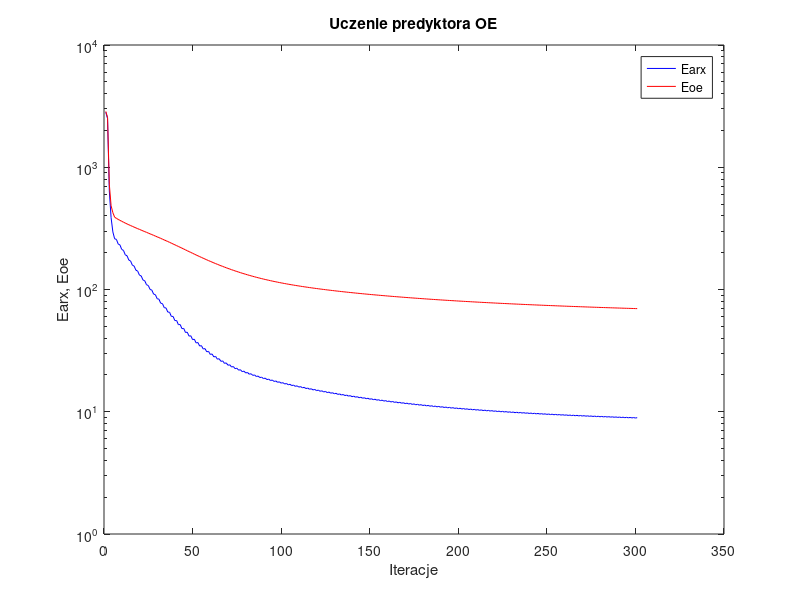
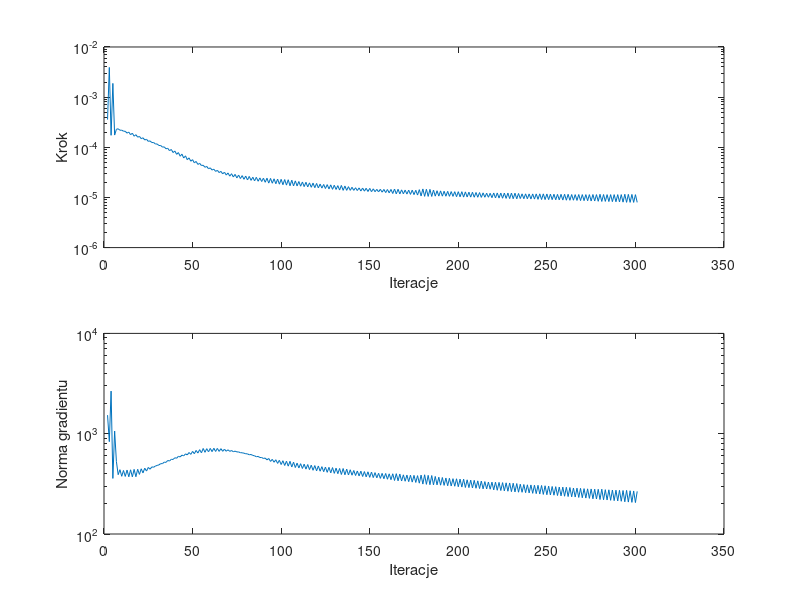

Write the MATLAB code that produced these figures, in order.
%uczenie predyktora oe
clear all;
n=0; farx(n+1)=2.819380e+003; foe(n+1)=2.861655e+003; wspucz(n+1)=0.000000e+000; ng(n+1)=0.000000e+000;
n=1; farx(n+1)=2.504432e+003; foe(n+1)=2.561575e+003; krok(n+1)=3.569431e-004; ng(n+1)=1.531082e+003;
n=2; farx(n+1)=6.400517e+002; foe(n+1)=7.239634e+002; krok(n+1)=3.912002e-003; ng(n+1)=8.338464e+002;
n=3; farx(n+1)=3.868043e+002; foe(n+1)=4.846095e+002; krok(n+1)=1.733806e-004; ng(n+1)=2.658385e+003;
n=4; farx(n+1)=2.958689e+002; foe(n+1)=4.250275e+002; krok(n+1)=1.879251e-003; ng(n+1)=3.582709e+002;
n=5; farx(n+1)=2.599340e+002; foe(n+1)=3.908056e+002; krok(n+1)=1.752601e-004; ng(n+1)=1.062923e+003;
n=6; farx(n+1)=2.571129e+002; foe(n+1)=3.819219e+002; krok(n+1)=2.285820e-004; ng(n+1)=5.276463e+002;
n=7; farx(n+1)=2.358170e+002; foe(n+1)=3.746529e+002; krok(n+1)=2.337468e-004; ng(n+1)=3.903267e+002;
n=8; farx(n+1)=2.313774e+002; foe(n+1)=3.679130e+002; krok(n+1)=2.186990e-004; ng(n+1)=4.377476e+002;
n=9; farx(n+1)=2.128091e+002; foe(n+1)=3.614254e+002; krok(n+1)=2.197532e-004; ng(n+1)=3.761673e+002;
n=10; farx(n+1)=2.086609e+002; foe(n+1)=3.553713e+002; krok(n+1)=2.093774e-004; ng(n+1)=4.300196e+002;
n=11; farx(n+1)=1.922706e+002; foe(n+1)=3.495183e+002; krok(n+1)=2.084136e-004; ng(n+1)=3.748880e+002;
n=12; farx(n+1)=1.887321e+002; foe(n+1)=3.440152e+002; krok(n+1)=1.915864e-004; ng(n+1)=4.337742e+002;
n=13; farx(n+1)=1.741806e+002; foe(n+1)=3.386527e+002; krok(n+1)=2.007909e-004; ng(n+1)=3.719057e+002;
n=14; farx(n+1)=1.711036e+002; foe(n+1)=3.335782e+002; krok(n+1)=1.784716e-004; ng(n+1)=4.364789e+002;
n=15; farx(n+1)=1.581086e+002; foe(n+1)=3.286015e+002; krok(n+1)=1.906434e-004; ng(n+1)=3.716259e+002;
n=16; farx(n+1)=1.554532e+002; foe(n+1)=3.238569e+002; krok(n+1)=1.662532e-004; ng(n+1)=4.408789e+002;
n=17; farx(n+1)=1.438830e+002; foe(n+1)=3.191785e+002; krok(n+1)=1.784716e-004; ng(n+1)=3.724673e+002;
n=18; farx(n+1)=1.415014e+002; foe(n+1)=3.146918e+002; krok(n+1)=1.592395e-004; ng(n+1)=4.417760e+002;
n=19; farx(n+1)=1.311201e+002; foe(n+1)=3.102556e+002; krok(n+1)=1.646626e-004; ng(n+1)=3.930632e+002;
n=20; farx(n+1)=1.290605e+002; foe(n+1)=3.059625e+002; krok(n+1)=1.487962e-004; ng(n+1)=4.467832e+002;
n=21; farx(n+1)=1.196667e+002; foe(n+1)=3.016999e+002; krok(n+1)=1.547514e-004; ng(n+1)=4.065530e+002;
n=22; farx(n+1)=1.179007e+002; foe(n+1)=2.975531e+002; krok(n+1)=1.399515e-004; ng(n+1)=4.530639e+002;
n=23; farx(n+1)=1.093540e+002; foe(n+1)=2.934262e+002; krok(n+1)=1.445224e-004; ng(n+1)=4.241338e+002;
n=24; farx(n+1)=1.078731e+002; foe(n+1)=2.893883e+002; krok(n+1)=1.312842e-004; ng(n+1)=4.609441e+002;
n=25; farx(n+1)=1.001017e+002; foe(n+1)=2.853650e+002; krok(n+1)=1.340733e-004; ng(n+1)=4.424333e+002;
n=26; farx(n+1)=9.884302e+001; foe(n+1)=2.814091e+002; krok(n+1)=1.241749e-004; ng(n+1)=4.667931e+002;
n=27; farx(n+1)=9.171344e+001; foe(n+1)=2.774663e+002; krok(n+1)=1.246876e-004; ng(n+1)=4.628616e+002;
n=28; farx(n+1)=9.069705e+001; foe(n+1)=2.735706e+002; krok(n+1)=1.162937e-004; ng(n+1)=4.758521e+002;
n=29; farx(n+1)=8.412068e+001; foe(n+1)=2.696900e+002; krok(n+1)=1.164634e-004; ng(n+1)=4.825635e+002;
n=30; farx(n+1)=8.333532e+001; foe(n+1)=2.658402e+002; krok(n+1)=1.085565e-004; ng(n+1)=4.890469e+002;
n=31; farx(n+1)=7.725894e+001; foe(n+1)=2.620114e+002; krok(n+1)=1.085565e-004; ng(n+1)=5.028873e+002;
n=32; farx(n+1)=7.667379e+001; foe(n+1)=2.581994e+002; krok(n+1)=1.007837e-004; ng(n+1)=5.026398e+002;
n=33; farx(n+1)=7.103816e+001; foe(n+1)=2.544150e+002; krok(n+1)=1.018531e-004; ng(n+1)=5.209659e+002;
n=34; farx(n+1)=7.064154e+001; foe(n+1)=2.506381e+002; krok(n+1)=9.345155e-005; ng(n+1)=5.176894e+002;
n=35; farx(n+1)=6.540378e+001; foe(n+1)=2.468991e+002; krok(n+1)=9.531131e-005; ng(n+1)=5.408872e+002;
n=36; farx(n+1)=6.517420e+001; foe(n+1)=2.431596e+002; krok(n+1)=8.559513e-005; ng(n+1)=5.339601e+002;
n=37; farx(n+1)=6.028122e+001; foe(n+1)=2.394627e+002; krok(n+1)=9.050205e-005; ng(n+1)=5.558584e+002;
n=38; farx(n+1)=6.022093e+001; foe(n+1)=2.357631e+002; krok(n+1)=7.846985e-005; ng(n+1)=5.534848e+002;
n=39; farx(n+1)=5.569086e+001; foe(n+1)=2.321232e+002; krok(n+1)=8.423045e-005; ng(n+1)=5.756455e+002;
n=40; farx(n+1)=5.574212e+001; foe(n+1)=2.284801e+002; krok(n+1)=7.240622e-005; ng(n+1)=5.692133e+002;
n=41; farx(n+1)=5.154693e+001; foe(n+1)=2.249084e+002; krok(n+1)=7.847260e-005; ng(n+1)=5.952267e+002;
n=42; farx(n+1)=5.169424e+001; foe(n+1)=2.213339e+002; krok(n+1)=6.630174e-005; ng(n+1)=5.862165e+002;
n=43; farx(n+1)=4.783100e+001; foe(n+1)=2.178382e+002; krok(n+1)=7.309947e-005; ng(n+1)=6.117407e+002;
n=44; farx(n+1)=4.804591e+001; foe(n+1)=2.143514e+002; krok(n+1)=6.106065e-005; ng(n+1)=6.012567e+002;
n=45; farx(n+1)=4.450707e+001; foe(n+1)=2.109498e+002; krok(n+1)=6.756687e-005; ng(n+1)=6.296632e+002;
n=46; farx(n+1)=4.476869e+001; foe(n+1)=2.075697e+002; krok(n+1)=5.658127e-005; ng(n+1)=6.144292e+002;
n=47; farx(n+1)=4.155994e+001; foe(n+1)=2.042803e+002; krok(n+1)=6.158863e-005; ng(n+1)=6.492608e+002;
n=48; farx(n+1)=4.183151e+001; foe(n+1)=2.010289e+002; krok(n+1)=5.275049e-005; ng(n+1)=6.221532e+002;
n=49; farx(n+1)=3.891514e+001; foe(n+1)=1.978593e+002; krok(n+1)=5.665485e-005; ng(n+1)=6.660351e+002;
n=50; farx(n+1)=3.920161e+001; foe(n+1)=1.947439e+002; krok(n+1)=4.899400e-005; ng(n+1)=6.316816e+002;
n=51; farx(n+1)=3.655702e+001; foe(n+1)=1.917021e+002; krok(n+1)=5.219632e-005; ng(n+1)=6.810432e+002;
n=52; farx(n+1)=3.684907e+001; foe(n+1)=1.887320e+002; krok(n+1)=4.554340e-005; ng(n+1)=6.418234e+002;
n=53; farx(n+1)=3.447143e+001; foe(n+1)=1.858223e+002; krok(n+1)=4.789661e-005; ng(n+1)=6.931911e+002;
n=54; farx(n+1)=3.475547e+001; foe(n+1)=1.830066e+002; krok(n+1)=4.334515e-005; ng(n+1)=6.448553e+002;
n=55; farx(n+1)=3.259980e+001; foe(n+1)=1.802347e+002; krok(n+1)=4.381503e-005; ng(n+1)=7.122765e+002;
n=56; farx(n+1)=3.287113e+001; foe(n+1)=1.775715e+002; krok(n+1)=3.990378e-005; ng(n+1)=6.524794e+002;
n=57; farx(n+1)=3.092547e+001; foe(n+1)=1.749287e+002; krok(n+1)=4.156331e-005; ng(n+1)=7.092530e+002;
n=58; farx(n+1)=3.119278e+001; foe(n+1)=1.724175e+002; krok(n+1)=3.731275e-005; ng(n+1)=6.599427e+002;
n=59; farx(n+1)=2.943749e+001; foe(n+1)=1.699064e+002; krok(n+1)=3.886698e-005; ng(n+1)=7.133355e+002;
n=60; farx(n+1)=2.969340e+001; foe(n+1)=1.675447e+002; krok(n+1)=3.519674e-005; ng(n+1)=6.624119e+002;
n=61; farx(n+1)=2.810462e+001; foe(n+1)=1.651622e+002; krok(n+1)=3.655818e-005; ng(n+1)=7.158425e+002;
n=62; farx(n+1)=2.835019e+001; foe(n+1)=1.629445e+002; krok(n+1)=3.309055e-005; ng(n+1)=6.653306e+002;
n=63; farx(n+1)=2.691251e+001; foe(n+1)=1.606863e+002; krok(n+1)=3.468782e-005; ng(n+1)=7.130498e+002;
n=64; farx(n+1)=2.714798e+001; foe(n+1)=1.586064e+002; krok(n+1)=3.131976e-005; ng(n+1)=6.661508e+002;
n=65; farx(n+1)=2.584105e+001; foe(n+1)=1.564682e+002; krok(n+1)=3.307838e-005; ng(n+1)=7.095504e+002;
n=66; farx(n+1)=2.606777e+001; foe(n+1)=1.545189e+002; krok(n+1)=2.952483e-005; ng(n+1)=6.677019e+002;
n=67; farx(n+1)=2.487816e+001; foe(n+1)=1.524964e+002; krok(n+1)=3.185663e-005; ng(n+1)=7.009687e+002;
n=68; farx(n+1)=2.509747e+001; foe(n+1)=1.506702e+002; krok(n+1)=2.793956e-005; ng(n+1)=6.683442e+002;
n=69; farx(n+1)=2.401247e+001; foe(n+1)=1.487587e+002; krok(n+1)=3.076170e-005; ng(n+1)=6.911584e+002;
n=70; farx(n+1)=2.422402e+001; foe(n+1)=1.470479e+002; krok(n+1)=2.657240e-005; ng(n+1)=6.666788e+002;
n=71; farx(n+1)=2.323361e+001; foe(n+1)=1.452430e+002; krok(n+1)=2.973907e-005; ng(n+1)=6.800124e+002;
n=72; farx(n+1)=2.343743e+001; foe(n+1)=1.436400e+002; krok(n+1)=2.556688e-005; ng(n+1)=6.611566e+002;
n=73; farx(n+1)=2.252550e+001; foe(n+1)=1.419372e+002; krok(n+1)=2.885108e-005; ng(n+1)=6.703202e+002;
n=74; farx(n+1)=2.272505e+001; foe(n+1)=1.404347e+002; krok(n+1)=2.449700e-005; ng(n+1)=6.581760e+002;
n=75; farx(n+1)=2.188875e+001; foe(n+1)=1.388296e+002; krok(n+1)=2.793956e-005; ng(n+1)=6.577886e+002;
n=76; farx(n+1)=2.207951e+001; foe(n+1)=1.374207e+002; krok(n+1)=2.383042e-005; ng(n+1)=6.465926e+002;
n=77; farx(n+1)=2.130490e+001; foe(n+1)=1.359089e+002; krok(n+1)=2.722915e-005; ng(n+1)=6.457179e+002;
n=78; farx(n+1)=2.149118e+001; foe(n+1)=1.345870e+002; krok(n+1)=2.302585e-005; ng(n+1)=6.390941e+002;
n=79; farx(n+1)=2.077229e+001; foe(n+1)=1.331642e+002; krok(n+1)=2.665214e-005; ng(n+1)=6.314288e+002;
n=80; farx(n+1)=2.095351e+001; foe(n+1)=1.319231e+002; krok(n+1)=2.230894e-005; ng(n+1)=6.293422e+002;
n=81; farx(n+1)=2.028242e+001; foe(n+1)=1.305849e+002; krok(n+1)=2.624535e-005; ng(n+1)=6.160562e+002;
n=82; farx(n+1)=2.046407e+001; foe(n+1)=1.294189e+002; krok(n+1)=2.190752e-005; ng(n+1)=6.206697e+002;
n=83; farx(n+1)=1.983652e+001; foe(n+1)=1.281619e+002; krok(n+1)=2.533263e-005; ng(n+1)=6.072274e+002;
n=84; farx(n+1)=2.000882e+001; foe(n+1)=1.270656e+002; krok(n+1)=2.139878e-005; ng(n+1)=6.026247e+002;
n=85; farx(n+1)=1.941796e+001; foe(n+1)=1.258846e+002; krok(n+1)=2.519594e-005; ng(n+1)=5.884301e+002;
n=86; farx(n+1)=1.959207e+001; foe(n+1)=1.248529e+002; krok(n+1)=2.102242e-005; ng(n+1)=5.940963e+002;
n=87; farx(n+1)=1.903240e+001; foe(n+1)=1.237449e+002; krok(n+1)=2.451149e-005; ng(n+1)=5.783643e+002;
n=88; farx(n+1)=1.920385e+001; foe(n+1)=1.227732e+002; krok(n+1)=2.077412e-005; ng(n+1)=5.789314e+002;
n=89; farx(n+1)=1.866753e+001; foe(n+1)=1.217338e+002; krok(n+1)=2.418894e-005; ng(n+1)=5.662362e+002;
n=90; farx(n+1)=1.883849e+001; foe(n+1)=1.208175e+002; krok(n+1)=2.006817e-005; ng(n+1)=5.717400e+002;
n=91; farx(n+1)=1.832445e+001; foe(n+1)=1.198411e+002; krok(n+1)=2.418894e-005; ng(n+1)=5.483998e+002;
n=92; farx(n+1)=1.849468e+001; foe(n+1)=1.189755e+002; krok(n+1)=1.931405e-005; ng(n+1)=5.662291e+002;
n=93; farx(n+1)=1.800659e+001; foe(n+1)=1.180566e+002; krok(n+1)=2.394830e-005; ng(n+1)=5.295223e+002;
n=94; farx(n+1)=1.817407e+001; foe(n+1)=1.172394e+002; krok(n+1)=1.920477e-005; ng(n+1)=5.550000e+002;
n=95; farx(n+1)=1.770137e+001; foe(n+1)=1.163771e+002; krok(n+1)=2.352777e-005; ng(n+1)=5.192668e+002;
n=96; farx(n+1)=1.786834e+001; foe(n+1)=1.156035e+002; krok(n+1)=1.875506e-005; ng(n+1)=5.499158e+002;
n=97; farx(n+1)=1.741209e+001; foe(n+1)=1.147919e+002; krok(n+1)=2.322634e-005; ng(n+1)=5.057094e+002;
n=98; farx(n+1)=1.757731e+001; foe(n+1)=1.140590e+002; krok(n+1)=1.837798e-005; ng(n+1)=5.429462e+002;
n=99; farx(n+1)=1.713499e+001; foe(n+1)=1.132940e+002; krok(n+1)=2.296532e-005; ng(n+1)=4.927523e+002;
n=100; farx(n+1)=1.729850e+001; foe(n+1)=1.125983e+002; krok(n+1)=1.792006e-005; ng(n+1)=5.377687e+002;
n=101; farx(n+1)=1.687008e+001; foe(n+1)=1.118754e+002; krok(n+1)=2.273062e-005; ng(n+1)=4.820982e+002;
n=102; farx(n+1)=1.703235e+001; foe(n+1)=1.112143e+002; krok(n+1)=1.761549e-005; ng(n+1)=5.317892e+002;
n=103; farx(n+1)=1.661232e+001; foe(n+1)=1.105316e+002; krok(n+1)=2.253084e-005; ng(n+1)=4.748101e+002;
n=104; farx(n+1)=1.677504e+001; foe(n+1)=1.099006e+002; krok(n+1)=1.707914e-005; ng(n+1)=5.307015e+002;
n=105; farx(n+1)=1.637006e+001; foe(n+1)=1.092529e+002; krok(n+1)=2.209045e-005; ng(n+1)=4.660592e+002;
n=106; farx(n+1)=1.652908e+001; foe(n+1)=1.086531e+002; krok(n+1)=1.695813e-005; ng(n+1)=5.203406e+002;
n=107; farx(n+1)=1.613801e+001; foe(n+1)=1.080396e+002; krok(n+1)=2.139878e-005; ng(n+1)=4.599432e+002;
n=108; farx(n+1)=1.629348e+001; foe(n+1)=1.074688e+002; krok(n+1)=1.697768e-005; ng(n+1)=5.088579e+002;
n=109; farx(n+1)=1.591153e+001; foe(n+1)=1.068876e+002; krok(n+1)=2.078166e-005; ng(n+1)=4.557610e+002;
n=110; farx(n+1)=1.606526e+001; foe(n+1)=1.063421e+002; krok(n+1)=1.675717e-005; ng(n+1)=5.023815e+002;
n=111; farx(n+1)=1.569252e+001; foe(n+1)=1.057890e+002; krok(n+1)=2.034511e-005; ng(n+1)=4.500763e+002;
n=112; farx(n+1)=1.584415e+001; foe(n+1)=1.052667e+002; krok(n+1)=1.645337e-005; ng(n+1)=4.967731e+002;
n=113; farx(n+1)=1.548000e+001; foe(n+1)=1.047386e+002; krok(n+1)=2.006817e-005; ng(n+1)=4.434228e+002;
n=114; farx(n+1)=1.563135e+001; foe(n+1)=1.042374e+002; krok(n+1)=1.621284e-005; ng(n+1)=4.926413e+002;
n=115; farx(n+1)=1.527678e+001; foe(n+1)=1.037332e+002; krok(n+1)=1.953303e-005; ng(n+1)=4.387529e+002;
n=116; farx(n+1)=1.542445e+001; foe(n+1)=1.032525e+002; krok(n+1)=1.595012e-005; ng(n+1)=4.853727e+002;
n=117; farx(n+1)=1.507842e+001; foe(n+1)=1.027689e+002; krok(n+1)=1.931405e-005; ng(n+1)=4.319240e+002;
n=118; farx(n+1)=1.522482e+001; foe(n+1)=1.023064e+002; krok(n+1)=1.567018e-005; ng(n+1)=4.811439e+002;
n=119; farx(n+1)=1.488663e+001; foe(n+1)=1.018424e+002; krok(n+1)=1.900886e-005; ng(n+1)=4.264524e+002;
n=120; farx(n+1)=1.503255e+001; foe(n+1)=1.013970e+002; krok(n+1)=1.549259e-005; ng(n+1)=4.767785e+002;
n=121; farx(n+1)=1.470333e+001; foe(n+1)=1.009519e+002; krok(n+1)=1.846630e-005; ng(n+1)=4.227651e+002;
n=122; farx(n+1)=1.484614e+001; foe(n+1)=1.005233e+002; krok(n+1)=1.535151e-005; ng(n+1)=4.693322e+002;
n=123; farx(n+1)=1.452449e+001; foe(n+1)=1.000951e+002; krok(n+1)=1.814366e-005; ng(n+1)=4.179859e+002;
n=124; farx(n+1)=1.466503e+001; foe(n+1)=9.968151e+001; krok(n+1)=1.507081e-005; ng(n+1)=4.646240e+002;
n=125; farx(n+1)=1.435002e+001; foe(n+1)=9.926833e+001; krok(n+1)=1.801245e-005; ng(n+1)=4.121006e+002;
n=126; farx(n+1)=1.448995e+001; foe(n+1)=9.886829e+001; krok(n+1)=1.477879e-005; ng(n+1)=4.620487e+002;
n=127; farx(n+1)=1.418119e+001; foe(n+1)=9.846946e+001; krok(n+1)=1.782680e-005; ng(n+1)=4.071167e+002;
n=128; farx(n+1)=1.432045e+001; foe(n+1)=9.808222e+001; krok(n+1)=1.451496e-005; ng(n+1)=4.592773e+002;
n=129; farx(n+1)=1.401970e+001; foe(n+1)=9.769689e+001; krok(n+1)=1.751338e-005; ng(n+1)=4.024581e+002;
n=130; farx(n+1)=1.415729e+001; foe(n+1)=9.732255e+001; krok(n+1)=1.442554e-005; ng(n+1)=4.534666e+002;
n=131; farx(n+1)=1.386210e+001; foe(n+1)=9.695065e+001; krok(n+1)=1.720017e-005; ng(n+1)=3.993781e+002;
n=132; farx(n+1)=1.399695e+001; foe(n+1)=9.658788e+001; krok(n+1)=1.404624e-005; ng(n+1)=4.501052e+002;
n=133; farx(n+1)=1.370746e+001; foe(n+1)=9.622612e+001; krok(n+1)=1.734391e-005; ng(n+1)=3.920241e+002;
n=134; farx(n+1)=1.384377e+001; foe(n+1)=9.587350e+001; krok(n+1)=1.384553e-005; ng(n+1)=4.496298e+002;
n=135; farx(n+1)=1.356142e+001; foe(n+1)=9.552403e+001; krok(n+1)=1.689172e-005; ng(n+1)=3.895180e+002;
n=136; farx(n+1)=1.369613e+001; foe(n+1)=9.518272e+001; krok(n+1)=1.384553e-005; ng(n+1)=4.433886e+002;
n=137; farx(n+1)=1.342052e+001; foe(n+1)=9.484499e+001; krok(n+1)=1.641052e-005; ng(n+1)=3.876720e+002;
n=138; farx(n+1)=1.355337e+001; foe(n+1)=9.451437e+001; krok(n+1)=1.384553e-005; ng(n+1)=4.370162e+002;
n=139; farx(n+1)=1.328489e+001; foe(n+1)=9.418742e+001; krok(n+1)=1.593982e-005; ng(n+1)=3.856379e+002;
n=140; farx(n+1)=1.341508e+001; foe(n+1)=9.386700e+001; krok(n+1)=1.384553e-005; ng(n+1)=4.299204e+002;
n=141; farx(n+1)=1.315249e+001; foe(n+1)=9.354992e+001; krok(n+1)=1.561223e-005; ng(n+1)=3.830541e+002;
n=142; farx(n+1)=1.328061e+001; foe(n+1)=9.323875e+001; krok(n+1)=1.372904e-005; ng(n+1)=4.249544e+002;
n=143; farx(n+1)=1.302242e+001; foe(n+1)=9.293069e+001; krok(n+1)=1.549259e-005; ng(n+1)=3.794033e+002;
n=144; farx(n+1)=1.314943e+001; foe(n+1)=9.262781e+001; krok(n+1)=1.344623e-005; ng(n+1)=4.230944e+002;
n=145; farx(n+1)=1.289753e+001; foe(n+1)=9.232782e+001; krok(n+1)=1.539716e-005; ng(n+1)=3.743508e+002;
n=146; farx(n+1)=1.302334e+001; foe(n+1)=9.203324e+001; krok(n+1)=1.334403e-005; ng(n+1)=4.191172e+002;
n=147; farx(n+1)=1.277549e+001; foe(n+1)=9.174164e+001; krok(n+1)=1.523649e-005; ng(n+1)=3.714507e+002;
n=148; farx(n+1)=1.290034e+001; foe(n+1)=9.145469e+001; krok(n+1)=1.312268e-005; ng(n+1)=4.169798e+002;
n=149; farx(n+1)=1.265740e+001; foe(n+1)=9.117060e+001; krok(n+1)=1.515663e-005; ng(n+1)=3.672444e+002;
n=150; farx(n+1)=1.278208e+001; foe(n+1)=9.089106e+001; krok(n+1)=1.302585e-005; ng(n+1)=4.144201e+002;
n=151; farx(n+1)=1.254451e+001; foe(n+1)=9.061485e+001; krok(n+1)=1.484241e-005; ng(n+1)=3.651005e+002;
n=152; farx(n+1)=1.266768e+001; foe(n+1)=9.034287e+001; krok(n+1)=1.302585e-005; ng(n+1)=4.091242e+002;
n=153; farx(n+1)=1.243572e+001; foe(n+1)=9.007419e+001; krok(n+1)=1.448879e-005; ng(n+1)=3.632542e+002;
n=154; farx(n+1)=1.255532e+001; foe(n+1)=8.980954e+001; krok(n+1)=1.290553e-005; ng(n+1)=4.029302e+002;
n=155; farx(n+1)=1.232722e+001; foe(n+1)=8.954725e+001; krok(n+1)=1.453926e-005; ng(n+1)=3.585011e+002;
n=156; farx(n+1)=1.244717e+001; foe(n+1)=8.928887e+001; krok(n+1)=1.273164e-005; ng(n+1)=4.022230e+002;
n=157; farx(n+1)=1.222209e+001; foe(n+1)=8.903326e+001; krok(n+1)=1.444886e-005; ng(n+1)=3.557791e+002;
n=158; farx(n+1)=1.234140e+001; foe(n+1)=8.878095e+001; krok(n+1)=1.250178e-005; ng(n+1)=4.011320e+002;
n=159; farx(n+1)=1.212102e+001; foe(n+1)=8.853132e+001; krok(n+1)=1.438760e-005; ng(n+1)=3.516762e+002;
n=160; farx(n+1)=1.223877e+001; foe(n+1)=8.828515e+001; krok(n+1)=1.234279e-005; ng(n+1)=3.981039e+002;
n=161; farx(n+1)=1.202098e+001; foe(n+1)=8.804128e+001; krok(n+1)=1.444886e-005; ng(n+1)=3.478215e+002;
n=162; farx(n+1)=1.213765e+001; foe(n+1)=8.780043e+001; krok(n+1)=1.197415e-005; ng(n+1)=3.985653e+002;
n=163; farx(n+1)=1.192326e+001; foe(n+1)=8.756100e+001; krok(n+1)=1.470858e-005; ng(n+1)=3.416378e+002;
n=164; farx(n+1)=1.204091e+001; foe(n+1)=8.732503e+001; krok(n+1)=1.178746e-005; ng(n+1)=3.994119e+002;
n=165; farx(n+1)=1.183050e+001; foe(n+1)=8.709147e+001; krok(n+1)=1.453926e-005; ng(n+1)=3.391122e+002;
n=166; farx(n+1)=1.194753e+001; foe(n+1)=8.686116e+001; krok(n+1)=1.176389e-005; ng(n+1)=3.959575e+002;
n=167; farx(n+1)=1.174244e+001; foe(n+1)=8.663369e+001; krok(n+1)=1.416371e-005; ng(n+1)=3.376200e+002;
n=168; farx(n+1)=1.185696e+001; foe(n+1)=8.640954e+001; krok(n+1)=1.182351e-005; ng(n+1)=3.889316e+002;
n=169; farx(n+1)=1.165458e+001; foe(n+1)=8.618770e+001; krok(n+1)=1.400833e-005; ng(n+1)=3.358576e+002;
n=170; farx(n+1)=1.176821e+001; foe(n+1)=8.596852e+001; krok(n+1)=1.168144e-005; ng(n+1)=3.868986e+002;
n=171; farx(n+1)=1.156879e+001; foe(n+1)=8.575157e+001; krok(n+1)=1.398954e-005; ng(n+1)=3.326533e+002;
n=172; farx(n+1)=1.168173e+001; foe(n+1)=8.553705e+001; krok(n+1)=1.151293e-005; ng(n+1)=3.855813e+002;
n=173; farx(n+1)=1.148533e+001; foe(n+1)=8.532470e+001; krok(n+1)=1.398954e-005; ng(n+1)=3.292489e+002;
n=174; farx(n+1)=1.159790e+001; foe(n+1)=8.511469e+001; krok(n+1)=1.138437e-005; ng(n+1)=3.842109e+002;
n=175; farx(n+1)=1.140466e+001; foe(n+1)=8.490707e+001; krok(n+1)=1.390226e-005; ng(n+1)=3.265689e+002;
n=176; farx(n+1)=1.151497e+001; foe(n+1)=8.470165e+001; krok(n+1)=1.115447e-005; ng(n+1)=3.818154e+002;
n=177; farx(n+1)=1.132241e+001; foe(n+1)=8.449737e+001; krok(n+1)=1.430061e-005; ng(n+1)=3.212658e+002;
n=178; farx(n+1)=1.143297e+001; foe(n+1)=8.429466e+001; krok(n+1)=1.069939e-005; ng(n+1)=3.865464e+002;
n=179; farx(n+1)=1.124244e+001; foe(n+1)=8.409235e+001; krok(n+1)=1.477879e-005; ng(n+1)=3.146457e+002;
n=180; farx(n+1)=1.135478e+001; foe(n+1)=8.389237e+001; krok(n+1)=1.051860e-005; ng(n+1)=3.895191e+002;
n=181; farx(n+1)=1.116839e+001; foe(n+1)=8.369484e+001; krok(n+1)=1.453926e-005; ng(n+1)=3.126084e+002;
n=182; farx(n+1)=1.127863e+001; foe(n+1)=8.349989e+001; krok(n+1)=1.048504e-005; ng(n+1)=3.844626e+002;
n=183; farx(n+1)=1.109487e+001; foe(n+1)=8.330658e+001; krok(n+1)=1.448879e-005; ng(n+1)=3.100319e+002;
n=184; farx(n+1)=1.120534e+001; foe(n+1)=8.311552e+001; krok(n+1)=1.046074e-005; ng(n+1)=3.827163e+002;
n=185; farx(n+1)=1.102650e+001; foe(n+1)=8.292735e+001; krok(n+1)=1.404624e-005; ng(n+1)=3.091288e+002;
n=186; farx(n+1)=1.113489e+001; foe(n+1)=8.274177e+001; krok(n+1)=1.061240e-005; ng(n+1)=3.748047e+002;
n=187; farx(n+1)=1.095978e+001; foe(n+1)=8.255879e+001; krok(n+1)=1.361415e-005; ng(n+1)=3.090233e+002;
n=188; farx(n+1)=1.106560e+001; foe(n+1)=8.237797e+001; krok(n+1)=1.063629e-005; ng(n+1)=3.683763e+002;
n=189; farx(n+1)=1.089320e+001; foe(n+1)=8.219887e+001; krok(n+1)=1.351734e-005; ng(n+1)=3.067739e+002;
n=190; farx(n+1)=1.099857e+001; foe(n+1)=8.202177e+001; krok(n+1)=1.061240e-005; ng(n+1)=3.658192e+002;
n=191; farx(n+1)=1.082931e+001; foe(n+1)=8.184678e+001; krok(n+1)=1.328620e-005; ng(n+1)=3.053887e+002;
n=192; farx(n+1)=1.093281e+001; foe(n+1)=8.167367e+001; krok(n+1)=1.057446e-005; ng(n+1)=3.614588e+002;
n=193; farx(n+1)=1.076616e+001; foe(n+1)=8.150213e+001; krok(n+1)=1.323611e-005; ng(n+1)=3.027913e+002;
n=194; farx(n+1)=1.086915e+001; foe(n+1)=8.133247e+001; krok(n+1)=1.052881e-005; ng(n+1)=3.592127e+002;
n=195; farx(n+1)=1.070512e+001; foe(n+1)=8.116462e+001; krok(n+1)=1.308609e-005; ng(n+1)=3.010671e+002;
n=196; farx(n+1)=1.080722e+001; foe(n+1)=8.099849e+001; krok(n+1)=1.051121e-005; ng(n+1)=3.560551e+002;
n=197; farx(n+1)=1.064462e+001; foe(n+1)=8.083424e+001; krok(n+1)=1.302585e-005; ng(n+1)=2.994307e+002;
n=198; farx(n+1)=1.074591e+001; foe(n+1)=8.067107e+001; krok(n+1)=1.034570e-005; ng(n+1)=3.553011e+002;
n=199; farx(n+1)=1.058652e+001; foe(n+1)=8.050960e+001; krok(n+1)=1.302487e-005; ng(n+1)=2.959857e+002;
n=200; farx(n+1)=1.068673e+001; foe(n+1)=8.034975e+001; krok(n+1)=1.029831e-005; ng(n+1)=3.523748e+002;
n=201; farx(n+1)=1.052876e+001; foe(n+1)=8.019147e+001; krok(n+1)=1.302585e-005; ng(n+1)=2.938327e+002;
n=202; farx(n+1)=1.062855e+001; foe(n+1)=8.003432e+001; krok(n+1)=1.015216e-005; ng(n+1)=3.520061e+002;
n=203; farx(n+1)=1.047446e+001; foe(n+1)=7.987883e+001; krok(n+1)=1.290553e-005; ng(n+1)=2.909115e+002;
n=204; farx(n+1)=1.057288e+001; foe(n+1)=7.972527e+001; krok(n+1)=1.022121e-005; ng(n+1)=3.469021e+002;
n=205; farx(n+1)=1.042059e+001; foe(n+1)=7.957328e+001; krok(n+1)=1.272730e-005; ng(n+1)=2.900164e+002;
n=206; farx(n+1)=1.051796e+001; foe(n+1)=7.942270e+001; krok(n+1)=1.015968e-005; ng(n+1)=3.443427e+002;
n=207; farx(n+1)=1.036756e+001; foe(n+1)=7.927355e+001; krok(n+1)=1.270754e-005; ng(n+1)=2.877080e+002;
n=208; farx(n+1)=1.046456e+001; foe(n+1)=7.912567e+001; krok(n+1)=1.009346e-005; ng(n+1)=3.429189e+002;
n=209; farx(n+1)=1.031701e+001; foe(n+1)=7.897945e+001; krok(n+1)=1.254943e-005; ng(n+1)=2.858561e+002;
n=210; farx(n+1)=1.041241e+001; foe(n+1)=7.883468e+001; krok(n+1)=1.008355e-005; ng(n+1)=3.387993e+002;
n=211; farx(n+1)=1.026676e+001; foe(n+1)=7.869121e+001; krok(n+1)=1.250178e-005; ng(n+1)=2.837731e+002;
n=212; farx(n+1)=1.036167e+001; foe(n+1)=7.854907e+001; krok(n+1)=1.003408e-005; ng(n+1)=3.369837e+002;
n=213; farx(n+1)=1.021872e+001; foe(n+1)=7.840839e+001; krok(n+1)=1.234279e-005; ng(n+1)=2.820352e+002;
n=214; farx(n+1)=1.031272e+001; foe(n+1)=7.826918e+001; krok(n+1)=1.009346e-005; ng(n+1)=3.329380e+002;
n=215; farx(n+1)=1.017162e+001; foe(n+1)=7.813151e+001; krok(n+1)=1.214216e-005; ng(n+1)=2.813070e+002;
n=216; farx(n+1)=1.026463e+001; foe(n+1)=7.799501e+001; krok(n+1)=1.009346e-005; ng(n+1)=3.296991e+002;
n=217; farx(n+1)=1.012472e+001; foe(n+1)=7.786000e+001; krok(n+1)=1.209447e-005; ng(n+1)=2.797790e+002;
n=218; farx(n+1)=1.021626e+001; foe(n+1)=7.772580e+001; krok(n+1)=9.888364e-006; ng(n+1)=3.287906e+002;
n=219; farx(n+1)=1.007859e+001; foe(n+1)=7.759252e+001; krok(n+1)=1.228282e-005; ng(n+1)=2.754213e+002;
n=220; farx(n+1)=1.016978e+001; foe(n+1)=7.746047e+001; krok(n+1)=9.772716e-006; ng(n+1)=3.283344e+002;
n=221; farx(n+1)=1.003384e+001; foe(n+1)=7.732944e+001; krok(n+1)=1.229246e-005; ng(n+1)=2.730069e+002;
n=222; farx(n+1)=1.012474e+001; foe(n+1)=7.719964e+001; krok(n+1)=9.722265e-006; ng(n+1)=3.270093e+002;
n=223; farx(n+1)=9.990314e+000; foe(n+1)=7.707109e+001; krok(n+1)=1.222055e-005; ng(n+1)=2.714322e+002;
n=224; farx(n+1)=1.008039e+001; foe(n+1)=7.694354e+001; krok(n+1)=9.645404e-006; ng(n+1)=3.252714e+002;
n=225; farx(n+1)=9.947673e+000; foe(n+1)=7.681716e+001; krok(n+1)=1.222055e-005; ng(n+1)=2.691196e+002;
n=226; farx(n+1)=1.003711e+001; foe(n+1)=7.669176e+001; krok(n+1)=9.572367e-006; ng(n+1)=3.237935e+002;
n=227; farx(n+1)=9.905859e+000; foe(n+1)=7.656755e+001; krok(n+1)=1.222055e-005; ng(n+1)=2.669991e+002;
n=228; farx(n+1)=9.994625e+000; foe(n+1)=7.644418e+001; krok(n+1)=9.477328e-006; ng(n+1)=3.226474e+002;
n=229; farx(n+1)=9.865269e+000; foe(n+1)=7.632197e+001; krok(n+1)=1.221656e-005; ng(n+1)=2.645886e+002;
n=230; farx(n+1)=9.953374e+000; foe(n+1)=7.620074e+001; krok(n+1)=9.433029e-006; ng(n+1)=3.207388e+002;
n=231; farx(n+1)=9.825815e+000; foe(n+1)=7.608070e+001; krok(n+1)=1.214216e-005; ng(n+1)=2.628128e+002;
n=232; farx(n+1)=9.913060e+000; foe(n+1)=7.596163e+001; krok(n+1)=9.399927e-006; ng(n+1)=3.183491e+002;
n=233; farx(n+1)=9.788256e+000; foe(n+1)=7.584371e+001; krok(n+1)=1.197415e-005; ng(n+1)=2.610209e+002;
n=234; farx(n+1)=9.874409e+000; foe(n+1)=7.572716e+001; krok(n+1)=9.497821e-006; ng(n+1)=3.135586e+002;
n=235; farx(n+1)=9.750656e+000; foe(n+1)=7.561173e+001; krok(n+1)=1.180191e-005; ng(n+1)=2.606185e+002;
n=236; farx(n+1)=9.835788e+000; foe(n+1)=7.549720e+001; krok(n+1)=9.434846e-006; ng(n+1)=3.114150e+002;
n=237; farx(n+1)=9.713853e+000; foe(n+1)=7.538360e+001; krok(n+1)=1.178746e-005; ng(n+1)=2.583383e+002;
n=238; farx(n+1)=9.798328e+000; foe(n+1)=7.527102e+001; krok(n+1)=9.405221e-006; ng(n+1)=3.093685e+002;
n=239; farx(n+1)=9.677449e+000; foe(n+1)=7.515942e+001; krok(n+1)=1.176389e-005; ng(n+1)=2.567475e+002;
n=240; farx(n+1)=9.761321e+000; foe(n+1)=7.504858e+001; krok(n+1)=9.309975e-006; ng(n+1)=3.084424e+002;
n=241; farx(n+1)=9.642251e+000; foe(n+1)=7.493868e+001; krok(n+1)=1.175619e-005; ng(n+1)=2.544278e+002;
n=242; farx(n+1)=9.725365e+000; foe(n+1)=7.482973e+001; krok(n+1)=9.272806e-006; ng(n+1)=3.063834e+002;
n=243; farx(n+1)=9.607259e+000; foe(n+1)=7.472167e+001; krok(n+1)=1.176389e-005; ng(n+1)=2.526746e+002;
n=244; farx(n+1)=9.689846e+000; foe(n+1)=7.461432e+001; krok(n+1)=9.165986e-006; ng(n+1)=3.058154e+002;
n=245; farx(n+1)=9.573216e+000; foe(n+1)=7.450785e+001; krok(n+1)=1.180191e-005; ng(n+1)=2.502831e+002;
n=246; farx(n+1)=9.655162e+000; foe(n+1)=7.440215e+001; krok(n+1)=9.089066e-006; ng(n+1)=3.046177e+002;
n=247; farx(n+1)=9.540187e+000; foe(n+1)=7.429730e+001; krok(n+1)=1.178746e-005; ng(n+1)=2.481577e+002;
n=248; farx(n+1)=9.621417e+000; foe(n+1)=7.419337e+001; krok(n+1)=9.054721e-006; ng(n+1)=3.026295e+002;
n=249; farx(n+1)=9.508052e+000; foe(n+1)=7.409026e+001; krok(n+1)=1.171829e-005; ng(n+1)=2.464829e+002;
n=250; farx(n+1)=9.588577e+000; foe(n+1)=7.398811e+001; krok(n+1)=9.049168e-006; ng(n+1)=3.002191e+002;
n=251; farx(n+1)=9.476702e+000; foe(n+1)=7.388682e+001; krok(n+1)=1.161523e-005; ng(n+1)=2.451611e+002;
n=252; farx(n+1)=9.556419e+000; foe(n+1)=7.378644e+001; krok(n+1)=9.041389e-006; ng(n+1)=2.976875e+002;
n=253; farx(n+1)=9.445620e+000; foe(n+1)=7.368687e+001; krok(n+1)=1.157184e-005; ng(n+1)=2.437273e+002;
n=254; farx(n+1)=9.524767e+000; foe(n+1)=7.358803e+001; krok(n+1)=8.985823e-006; ng(n+1)=2.963327e+002;
n=255; farx(n+1)=9.415631e+000; foe(n+1)=7.349003e+001; krok(n+1)=1.151293e-005; ng(n+1)=2.419308e+002;
n=256; farx(n+1)=9.493792e+000; foe(n+1)=7.339289e+001; krok(n+1)=8.960031e-006; ng(n+1)=2.938109e+002;
n=257; farx(n+1)=9.385552e+000; foe(n+1)=7.329641e+001; krok(n+1)=1.153689e-005; ng(n+1)=2.401453e+002;
n=258; farx(n+1)=9.463288e+000; foe(n+1)=7.320062e+001; krok(n+1)=8.869972e-006; ng(n+1)=2.932809e+002;
n=259; farx(n+1)=9.356206e+000; foe(n+1)=7.310553e+001; krok(n+1)=1.157184e-005; ng(n+1)=2.380719e+002;
n=260; farx(n+1)=9.433504e+000; foe(n+1)=7.301112e+001; krok(n+1)=8.804989e-006; ng(n+1)=2.923571e+002;
n=261; farx(n+1)=9.327717e+000; foe(n+1)=7.291748e+001; krok(n+1)=1.155377e-005; ng(n+1)=2.362831e+002;
n=262; farx(n+1)=9.404509e+000; foe(n+1)=7.282454e+001; krok(n+1)=8.778020e-006; ng(n+1)=2.907222e+002;
n=263; farx(n+1)=9.300465e+000; foe(n+1)=7.273245e+001; krok(n+1)=1.143043e-005; ng(n+1)=2.348900e+002;
n=264; farx(n+1)=9.376267e+000; foe(n+1)=7.264122e+001; krok(n+1)=8.804989e-006; ng(n+1)=2.873915e+002;
n=265; farx(n+1)=9.272999e+000; foe(n+1)=7.255070e+001; krok(n+1)=1.138585e-005; ng(n+1)=2.337263e+002;
n=266; farx(n+1)=9.348114e+000; foe(n+1)=7.246077e+001; krok(n+1)=8.720009e-006; ng(n+1)=2.863862e+002;
n=267; farx(n+1)=9.246152e+000; foe(n+1)=7.237146e+001; krok(n+1)=1.142512e-005; ng(n+1)=2.315177e+002;
n=268; farx(n+1)=9.320724e+000; foe(n+1)=7.228285e+001; krok(n+1)=8.668026e-006; ng(n+1)=2.851242e+002;
n=269; farx(n+1)=9.220032e+000; foe(n+1)=7.219487e+001; krok(n+1)=1.139931e-005; ng(n+1)=2.298122e+002;
n=270; farx(n+1)=9.293913e+000; foe(n+1)=7.210764e+001; krok(n+1)=8.632369e-006; ng(n+1)=2.833507e+002;
n=271; farx(n+1)=9.194308e+000; foe(n+1)=7.202098e+001; krok(n+1)=1.138543e-005; ng(n+1)=2.281779e+002;
n=272; farx(n+1)=9.267686e+000; foe(n+1)=7.193504e+001; krok(n+1)=8.593476e-006; ng(n+1)=2.819928e+002;
n=273; farx(n+1)=9.168907e+000; foe(n+1)=7.184970e+001; krok(n+1)=1.138585e-005; ng(n+1)=2.266655e+002;
n=274; farx(n+1)=9.241601e+000; foe(n+1)=7.176494e+001; krok(n+1)=8.500298e-006; ng(n+1)=2.813142e+002;
n=275; farx(n+1)=9.144218e+000; foe(n+1)=7.168063e+001; krok(n+1)=1.143043e-005; ng(n+1)=2.243774e+002;
n=276; farx(n+1)=9.216561e+000; foe(n+1)=7.159713e+001; krok(n+1)=8.488840e-006; ng(n+1)=2.798849e+002;
n=277; farx(n+1)=9.119845e+000; foe(n+1)=7.151425e+001; krok(n+1)=1.138585e-005; ng(n+1)=2.233176e+002;
n=278; farx(n+1)=9.191282e+000; foe(n+1)=7.143189e+001; krok(n+1)=8.379583e-006; ng(n+1)=2.790832e+002;
n=279; farx(n+1)=9.095432e+000; foe(n+1)=7.134983e+001; krok(n+1)=1.155377e-005; ng(n+1)=2.206630e+002;
n=280; farx(n+1)=9.167057e+000; foe(n+1)=7.126837e+001; krok(n+1)=8.316918e-006; ng(n+1)=2.796418e+002;
n=281; farx(n+1)=9.072684e+000; foe(n+1)=7.118765e+001; krok(n+1)=1.143043e-005; ng(n+1)=2.194556e+002;
n=282; farx(n+1)=9.143435e+000; foe(n+1)=7.110765e+001; krok(n+1)=8.342260e-006; ng(n+1)=2.765629e+002;
n=283; farx(n+1)=9.049721e+000; foe(n+1)=7.102828e+001; krok(n+1)=1.138585e-005; ng(n+1)=2.184089e+002;
n=284; farx(n+1)=9.119984e+000; foe(n+1)=7.094936e+001; krok(n+1)=8.284610e-006; ng(n+1)=2.757487e+002;
n=285; farx(n+1)=9.027355e+000; foe(n+1)=7.087108e+001; krok(n+1)=1.138585e-005; ng(n+1)=2.167136e+002;
n=286; farx(n+1)=9.097033e+000; foe(n+1)=7.079330e+001; krok(n+1)=8.245016e-006; ng(n+1)=2.744372e+002;
n=287; farx(n+1)=9.005335e+000; foe(n+1)=7.071612e+001; krok(n+1)=1.138585e-005; ng(n+1)=2.151518e+002;
n=288; farx(n+1)=9.074562e+000; foe(n+1)=7.063941e+001; krok(n+1)=8.205260e-006; ng(n+1)=2.734117e+002;
n=289; farx(n+1)=8.983666e+000; foe(n+1)=7.056336e+001; krok(n+1)=1.138585e-005; ng(n+1)=2.137032e+002;
n=290; farx(n+1)=9.052427e+000; foe(n+1)=7.048766e+001; krok(n+1)=8.151193e-006; ng(n+1)=2.726285e+002;
n=291; farx(n+1)=8.962548e+000; foe(n+1)=7.041264e+001; krok(n+1)=1.138585e-005; ng(n+1)=2.120791e+002;
n=292; farx(n+1)=9.030277e+000; foe(n+1)=7.033802e+001; krok(n+1)=8.058704e-006; ng(n+1)=2.713762e+002;
n=293; farx(n+1)=8.941130e+000; foe(n+1)=7.026362e+001; krok(n+1)=1.157184e-005; ng(n+1)=2.095340e+002;
n=294; farx(n+1)=9.008944e+000; foe(n+1)=7.018971e+001; krok(n+1)=7.983154e-006; ng(n+1)=2.721824e+002;
n=295; farx(n+1)=8.921028e+000; foe(n+1)=7.011638e+001; krok(n+1)=1.151293e-005; ng(n+1)=2.081117e+002;
n=296; farx(n+1)=8.988083e+000; foe(n+1)=7.004366e+001; krok(n+1)=7.975059e-006; ng(n+1)=2.699564e+002;
n=297; farx(n+1)=8.901052e+000; foe(n+1)=6.997141e+001; krok(n+1)=1.148323e-005; ng(n+1)=2.067985e+002;
n=298; farx(n+1)=8.967761e+000; foe(n+1)=6.989972e+001; krok(n+1)=7.964158e-006; ng(n+1)=2.686676e+002;
n=299; farx(n+1)=8.881895e+000; foe(n+1)=6.982865e+001; krok(n+1)=1.136531e-005; ng(n+1)=2.057946e+002;
n=300; farx(n+1)=8.947780e+000; foe(n+1)=6.975817e+001; krok(n+1)=7.969908e-006; ng(n+1)=2.660628e+002;

figure; semilogy(farx,'b'); hold on; semilogy(foe,'r'); xlabel('Iteracje'); ylabel('Earx, Eoe'); legend('Earx','Eoe'); title('Uczenie predyktora OE');
figure; subplot(2,1,1); semilogy(krok); xlabel('Iteracje'); ylabel('Krok');
subplot(2,1,2); semilogy(ng); xlabel('Iteracje'); ylabel('Norma gradientu');
Earx=farx(n+1)
Eoe=foe(n+1)
